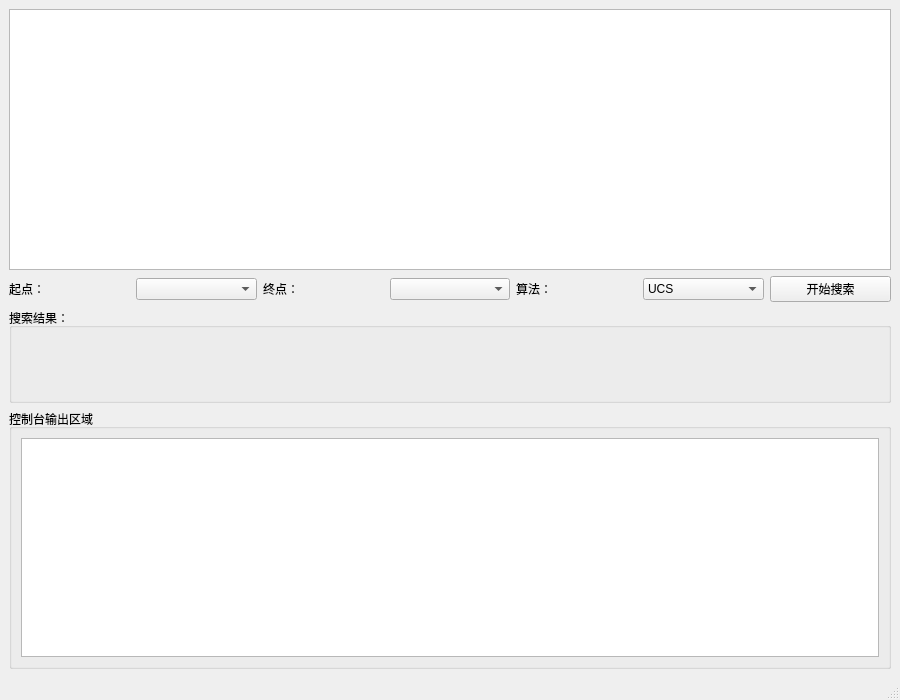
<?xml version="1.0" encoding="UTF-8"?>
<ui version="4.0">
 <class>MainWindow</class>
 <widget class="QMainWindow" name="MainWindow">
  <property name="geometry">
   <rect>
    <x>0</x>
    <y>0</y>
    <width>900</width>
    <height>700</height>
   </rect>
  </property>
  <property name="windowTitle">
   <string>罗马尼亚度假问题 - 路径搜索系统</string>
  </property>
  <widget class="QWidget" name="centralwidget">
   <layout class="QVBoxLayout" name="verticalLayout">
    <item>
     <widget class="QGraphicsView" name="graphicsView"/>
    </item>
    <item>
     <layout class="QHBoxLayout" name="hLayoutTop">
      <item>
       <widget class="QLabel" name="labelStart">
        <property name="text">
         <string>起点：</string>
        </property>
       </widget>
      </item>
      <item>
       <widget class="QComboBox" name="comboBoxStart"/>
      </item>
      <item>
       <widget class="QLabel" name="labelGoal">
        <property name="text">
         <string>终点：</string>
        </property>
       </widget>
      </item>
      <item>
       <widget class="QComboBox" name="comboBoxGoal"/>
      </item>
      <item>
       <widget class="QLabel" name="labelAlgo">
        <property name="text">
         <string>算法：</string>
        </property>
       </widget>
      </item>
      <item>
       <widget class="QComboBox" name="comboBoxAlgo">
        <item>
         <property name="text">
          <string>UCS</string>
         </property>
        </item>
        <item>
         <property name="text">
          <string>Greedy</string>
         </property>
        </item>
        <item>
         <property name="text">
          <string>A*</string>
         </property>
        </item>
       </widget>
      </item>
      <item>
       <widget class="QPushButton" name="btnSearch">
        <property name="text">
         <string>开始搜索</string>
        </property>
       </widget>
      </item>
     </layout>
    </item>
    <item>
     <widget class="QGroupBox" name="groupBoxResult">
      <property name="title">
       <string>搜索结果：</string>
      </property>
      <layout class="QVBoxLayout" name="vLayoutResult">
       <item>
        <widget class="QLabel" name="labelPath"/>
       </item>
       <item>
        <widget class="QLabel" name="labelCost"/>
       </item>
       <item>
        <widget class="QLabel" name="labelVisited"/>
       </item>
      </layout>
     </widget>
    </item>
    <item>
     <widget class="QGroupBox" name="groupBoxConsole">
      <property name="title">
       <string>控制台输出区域</string>
      </property>
      <layout class="QVBoxLayout" name="vLayoutConsole">
       <item>
        <widget class="QTextEdit" name="textEditConsole">
         <property name="readOnly">
          <bool>true</bool>
         </property>
        </widget>
       </item>
      </layout>
     </widget>
    </item>
   </layout>
  </widget>
  <widget class="QMenuBar" name="menubar">
   <property name="geometry">
    <rect>
     <x>0</x>
     <y>0</y>
     <width>900</width>
     <height>18</height>
    </rect>
   </property>
  </widget>
  <widget class="QStatusBar" name="statusbar"/>
 </widget>
 <resources/>
 <connections/>
</ui>
